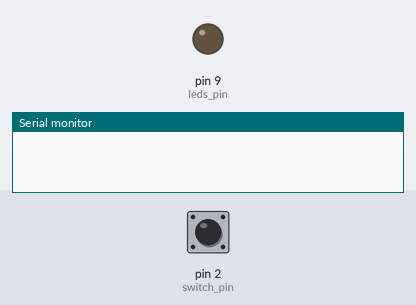
The sketch below on a simulated Arduino Uno, built with avr-gcc and run on an emulated ATmega328P. On the bench: output pins drawn as LEDs (lit = HIGH), the last lines printed to the serial monitor. The test bench sets the inputs (shaded band); at power-on: pin 2 (switch_pin) HIGH.

Above: at 1.2 s.
1.3 s: pin 2 (switch_pin) pulled LOW for 0.15 s
At 3.3 s:
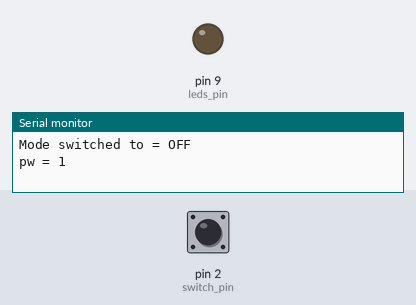
3.6 s: pin 2 (switch_pin) pulled LOW for 1 s
At 5.7 s:
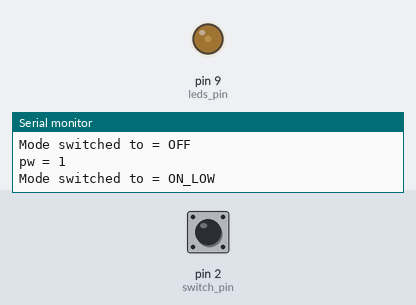
6.1 s: pin 2 (switch_pin) pulled LOW for 0.15 s
At 7.4 s:
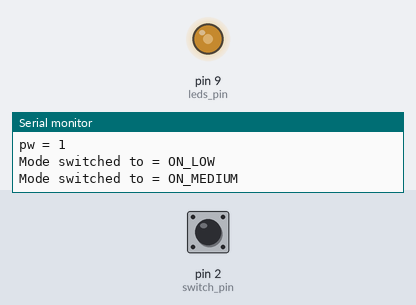
7.7 s: pin 2 (switch_pin) pulled LOW for 3.2 s
At 11.7 s:
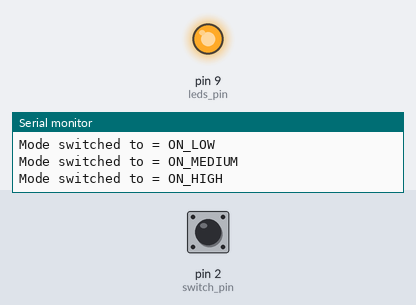
12.4 s: pin 2 (switch_pin) pulsed LOW 5 times (0.12 s each, 0.3 s apart)
At 12.97 s:
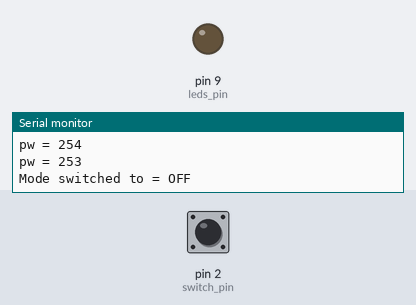
Timing chart, 0 to 15.4 s (numbered marks = the images above; inputs shaded):
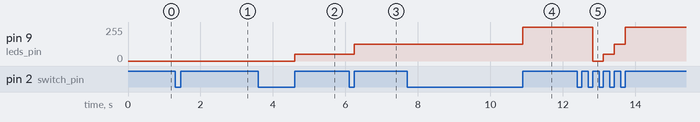

Measured:
- after the input at 1.3 s, pin 9 (leds_pin): stays 0/255 (without the input it goes to 1/255 after 0.85 s)
- after the input at 3.6 s, pin 9 (leds_pin): 0/255 → 51/255 after 1.0 s
- after the input at 6.1 s, pin 9 (leds_pin): 51/255 → 127/255 after 0.15 s
- after the input at 7.7 s, pin 9 (leds_pin): 127/255 → 255/255 after 3.2 s
- after the input at 12.4 s, pin 9 (leds_pin): 255/255 → 254/255 after 0.27 s, → 0/255 0.15 s later, → 51/255 0.30 s later, → 127/255 0.30 s later, … (5 changes in this stretch)

The sketch:

light_control.ino
```cpp
const int switch_pin = 2; // Pin 2 is required to attach external interrupt 0
const int leds_pin = 9;

#define OFF 0
#define ON_LOW 1
#define ON_MEDIUM 2
#define ON_HIGH 3
#define ON_MODULATED 4

#define DELTA_PW 1 // about 0,2%
#define DELAY_INTERRUPT_DEACT 200 // 200ms

volatile int mode = ON_MODULATED;
volatile unsigned int pw = 0;
volatile unsigned long time_button_push = 0;


void setup()
{
  pinMode(leds_pin, OUTPUT);
  attachInterrupt(0, debounce_interrupt, RISING);
  Serial.begin(9600);
}

void loop()
{
  switch (mode)
  {
    static int timing_begin = 0;
    static int modulation_step = 150;
    case ON_MODULATED :
    if (pw == 0)
    {
      analogWrite(leds_pin, pw);
      timing_begin = 0;
      modulation_step = 150;
      delay(2000);
    }
    if (timing_begin < 25)
    {
      timing_begin++;
    }
    else
    {
      modulation_step = 100;
    }
    modulation(); // 1% variation up or down
    delay(modulation_step);
    break;

    case OFF :
    pw = 0; // OFF
    break;

    case ON_LOW:
    pw = 51; // Pulse width = 20 %
    break;

    case ON_MEDIUM:
    pw = 127; // Pulse width = 50 %
    break;

    case ON_HIGH:
    pw = 255; // Pulse width = 100 %
    break;
  }
  analogWrite(leds_pin, pw);
}

void debounce_interrupt()
{
  if ((long)(millis() - time_button_push) >= DELAY_INTERRUPT_DEACT)
  {
    change_mode();
    time_button_push = millis();
  }
}

void change_mode()
{

  switch (mode)
  {
    case OFF :
      mode = ON_LOW;
      Serial.println("Mode switched to = ON_LOW");
      break;

    case ON_LOW :
      mode = ON_MEDIUM;
      Serial.println("Mode switched to = ON_MEDIUM");
      break;

    case ON_MEDIUM :
      mode = ON_HIGH;
      Serial.println("Mode switched to = ON_HIGH");
      break;

    case ON_HIGH :
      mode = ON_MODULATED;
      Serial.println("Mode switched to = ON_MODULATED");
      pw = 0;
      break;

    case ON_MODULATED :
      mode = OFF;
      Serial.println("Mode switched to = OFF");
      break;
  }
}

void modulation()
{
  static boolean up = true;
  if (pw == 255)
  {
    up = false;
  }

  if (pw == 0)
  {
    up = true;
  }

  if (up)
  {
    pw += DELTA_PW;
  }
  else
  {
    pw -= DELTA_PW;
  }
  Serial.print("pw = ");
  Serial.println(pw);

}
```
